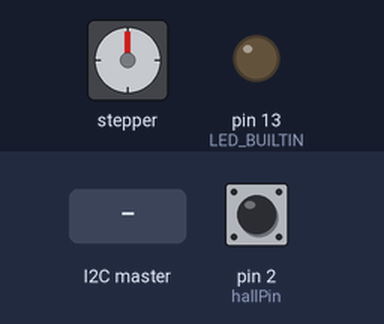
This sketch was run on a simulated Arduino Uno, built with avr-gcc and run on an emulated ATmega328P. Shown: stepper motor, output pins drawn as LEDs (lit = HIGH). The test bench sets the inputs (shaded band); at power-on: pin 2 (hallPin) HIGH. Stepper angles assume 400 steps per turn; what the sketch prints to the serial monitor is not drawn.

Above: at 1.2 s.
1.3 s: pin 2 (hallPin) pulled LOW for 0.15 s
At 1.6 s:
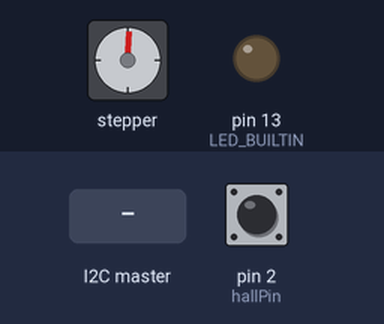
At 2.2 s:
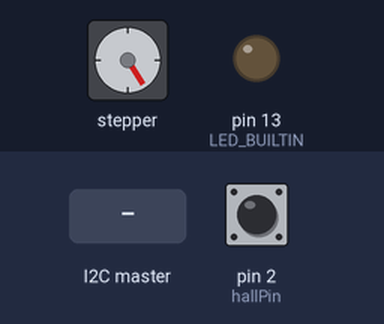
4.3 s: the I2C master sends the byte 1
At 4.92 s:
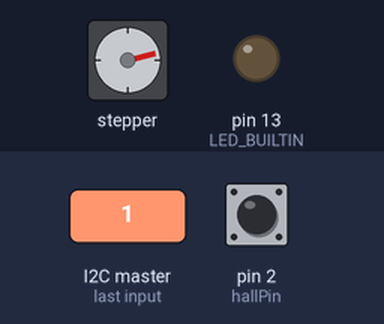
5.9 s: the I2C master sends the byte 0
7.4 s: the I2C master sends the byte 2
Timing chart, 0 to 9.9 s (numbered marks = the images above; inputs shaded):
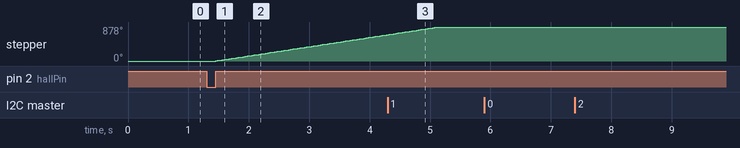

The sketch:

lab2-Follower4.ino
```cpp
#include <Wire.h>
#include <Stepper.h>

const byte CALIBRATE = 1;
const byte GO_TO_LETTER = 2;
const byte MOVE_STEPS = 3;
const byte SPIN = 4;
const byte TEST = 5;

const int FollowerAddress = 11;
const int hallPin = 2;
volatile bool startFound = false;
//String flap [] = {":)", ":(", "1", "2", "3", "4", "5", "6", "7", "8", "9", "A", "B", "C", "D", "E", "F", "G", "H", "I", "J", "K", "L", "M", "N", "O", "P", "Q", "R", "S", "T", "U", "V", "W", "X", "Y", "Z", "!", "$", "%", "&", "*", "(", ")", "?", "+", "=", "/", "-"};

char flap[] = {'<', '.', '?', '!', '`', '-', '(', ')', '1', '2', '3', '4', '5', '6', '7', '8', '9', '0', '^', 'A', 'B', 'C', 'D', 'E', 'F', 'G', 'H', 'I', 'J', 'K', 'L', 'M', 'N', 'O', 'P', 'Q', 'R', 'S', 'T', 'U', 'V', 'W', 'X', 'Y', 'Z', '>', '#', '@', '$', '%'};

// first blank is <, second is >, third is (, fourth is )
const int stepsPerIndex = 16;
const int stepsPerRevolution = 400; // This is the steps per revolution
int currStep = 0; // tracks the current location of our stepper
int currFlap = 0;
bool calibrated = false;
bool completedCurrentState = false;

bool ledTest = LOW;
bool offset = false;

char target;

enum FollowerState {
  Waiting,
  Calibrating,
  OffsetAndFinishCalibration,
  SearchingForLetter,
  Spinning,
};
FollowerState state;

Stepper stepper(stepsPerRevolution, 4, 3);

void setup() {
    // put your setup code here, to run once:
    pinMode(hallPin,INPUT_PULLUP); // original code used INPUT as 2nd parameter
    stepper.setSpeed(40.0); // constant speed for stepper.
    Wire.begin(FollowerAddress);
    Wire.onRequest(requestEvent);
    Wire.onReceive(receiveEvent);

    pinMode(LED_BUILTIN, OUTPUT);

    Serial.begin(9600);
    Serial.println("follower");

    attachInterrupt(digitalPinToInterrupt(hallPin), hallSensorInterrupt, RISING);

    currFlap = 0;
    calibrated = false;
    completedCurrentState = false;
    state = Waiting;

}

void loop() {
  switch (state) {
    case (Calibrating):
      stepper.step(stepsPerIndex);
      break;
    case (OffsetAndFinishCalibration):
      stepper.step(stepsPerIndex*10);
      calibrated = true;
      completedCurrentState = true;
      state = Waiting;
      currFlap = 0;
//      detachInterrupt(digitalPinToInterrupt(hallPin));
    case (SearchingForLetter):
      moveToTarget();
      completedCurrentState = true;
      state = Waiting;
    case (Spinning):
      stepper.step(stepsPerIndex);
  }
}

void requestEvent() {
    if(completedCurrentState){
        Wire.write(1);
    } else {
        Wire.write(0);
    }
}

void receiveEvent(int numBytes){
    Serial.println("received event");
    completedCurrentState = false;
    int command;
    char value;
    while (1 < Wire.available()){
      command = Wire.read();
    }
    value = Wire.read();
    Serial.println(value);
    switch(command) {
      case CALIBRATE:
          calibrate();
          break;
      case GO_TO_LETTER:
          goToLetter(value);
          break;
      case MOVE_STEPS:
          moveBySteps();
          break;
      case SPIN:
          toggleSpin();
      case TEST:
          test();
          break;
      default:
        break;
    }
}

void calibrate() {
//  attachInterrupt(digitalPinToInterrupt(hallPin), hallSensorInterrupt, RISING);
  Serial.println("calibrating");
  calibrated = false;
  state = Calibrating;
}

void goToLetter(char value) {
    state = SearchingForLetter;
    target = value;
}

void moveBySteps() {
//  stepper.step(value);
}

void toggleSpin() {
  if(state == Spinning) {
    state = Waiting;
  }
  else {
    state = Spinning;
  }
}

void test() {
  Serial.println("test");
  digitalWrite(LED_BUILTIN, ledTest);
  ledTest = !ledTest;
  completedCurrentState = true;
  Serial.print("completed test");
}

void moveToTarget() {
    int diff = 0; // defines the number of steps we need
    int targetFlap = 0; // defines index of target flap

    for (int i = 0; i < 50; i++) {
        if (flap[i] == target) {
          targetFlap = i;
        }
    }

    if (currFlap < targetFlap) {   // if current flap is earlier in array than target
        diff = targetFlap - currFlap; // store difference

    } else if (currFlap > targetFlap) { // if current flap is later in array than target
        diff = 50 - currFlap + targetFlap;

    } else { // if letters are the same
        diff = 50;
    }

    currFlap = targetFlap; // resets currStep to our new location

    stepper.step(diff*stepsPerIndex); // moved backwards --> needed to make steps a negative
}

void hallSensorInterrupt() {
  if(!calibrated) {
    state = OffsetAndFinishCalibration;
  }
}
```

Measured:
- after the input at 1.3 s, stepper: keeps turning clockwise at about 239°/s, starting after 0.15 s
- after the input at 5.9 s, every drawn part: stays the same
- after the input at 7.4 s, every drawn part: stays the same
